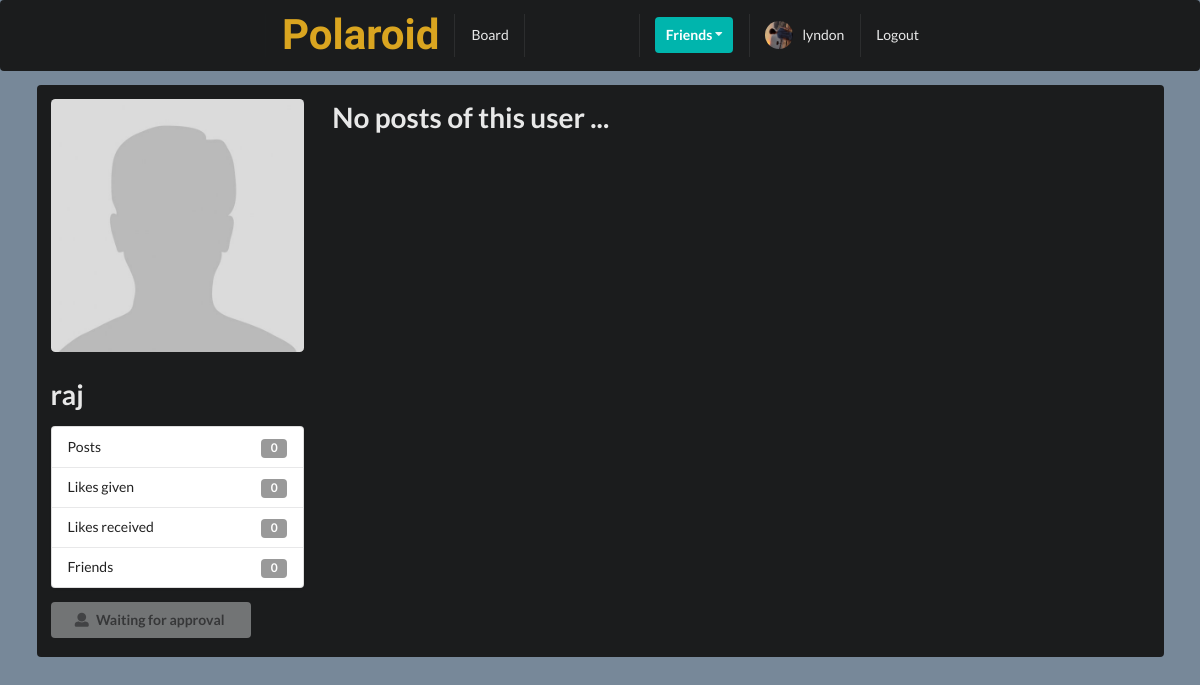
Screenshot of /profiles/raj/ (signed in) with the database file from the repository.
### profiles/models.py (models this page shows, shortened)
class Profile(models.Model):
    first_name = models.CharField(max_length=200, blank=True)
    last_name = models.CharField(max_length=200, blank=True)
    user = models.OneToOneField(User, on_delete=models.CASCADE)
    bio = models.TextField(default="no bio...", max_length=300)
    email = models.EmailField(max_length=200, blank=True)
    country = models.CharField(max_length=200, blank=True)
    avatar = OptimizedImageField(default='avatar.png',optimized_image_output_size=(500, 500),optimized_image_resize_method='thumbnail' ,upload_to='avatars/')
    friends = models.ManyToManyField(User, blank=True, related_name='friends')
    slug = models.SlugField(unique=True, blank=True)
    updated = models.DateTimeField(auto_now=True)
    created = models.DateTimeField(auto_now_add=True)
    objects = ProfileManager()
    def get_friends_no(self):
        return self.friends.all().count()
    def get_posts_no(self):
        return self.posts.all().count()
    def get_all_authors_posts(self):
        return self.posts.all()
    def get_likes_given_no(self):
        likes = self.like_set.all()
        total_liked = 0
        for item in likes:
            if item.value=='Like':
                total_liked += 1
        return total_liked
    def get_likes_recieved_no(self):
        posts = self.posts.all()
        total_liked = 0
        for item in posts:
            total_liked += item.liked.all().count()
        return total_liked
    __initial_first_name = None
    __initial_last_name = None
    def __init__(self, *args, **kwargs):
        super().__init__(*args, **kwargs)
        self.__initial_first_name = self.first_name
        self.__initial_last_name = self.last_name

### profiles/views.py (the view)
# urls.py: path('<slug>/', ProfileDetailView.as_view(), name='profile-detail-view'),
class ProfileDetailView(LoginRequiredMixin, DetailView):
    model = Profile
    template_name = 'profiles/detail.html'
    def get_context_data(self, **kwargs):
        context = super().get_context_data(**kwargs)
        user = User.objects.get(username__iexact=self.request.user)
        profile = Profile.objects.get(user=user)
        rel_r = Relationship.objects.filter(sender=profile)
        rel_s = Relationship.objects.filter(receiver=profile)
        rel_receiver = []
        rel_sender = []
        for item in rel_r:
            rel_receiver.append(item.receiver.user)
        for item in rel_s:
            rel_sender.append(item.sender.user)
        context["rel_receiver"] = rel_receiver
        context["rel_sender"] = rel_sender
        context['posts'] = self.get_object().get_all_authors_posts()
        context['len_posts'] = True if len(self.get_object().get_all_authors_posts()) > 0 else False
        return context

### profiles/context_processors.py (called while the page is built)
def profile_pic(request):
    if request.user.is_authenticated:
        profile_obj = Profile.objects.get(user=request.user)
        pic = profile_obj.avatar
        return {'picture':pic}
    return {}

def invatations_received_no(request):
    if request.user.is_authenticated:
        profile_obj = Profile.objects.get(user=request.user)
        qs_count = Relationship.objects.invatations_received(profile_obj).count()
        return {'invites_num':qs_count}
    return {}

### profiles/models.py (called while the page is built)
    def invatations_received(self, receiver):
        qs = Relationship.objects.filter(receiver=receiver, status='send')
        return qs

### profiles/templates/profiles/detail.html (shortened to what this page needs)
{% extends 'base.html' %}
{% block content %}
<div class="ui inverted segment grid">
    <br>
    <div class="row">
        <div class="four wide column">
            <img class="ui medium rounded image" src={{object.avatar.url}}>
            <h1>{{object.user}}</h1>
            <div class="ui vertical fluid menu">
                <div class="item">
                    Posts
                    <div class="ui label">{{ object.get_posts_no }}</div>
                </div>
                <div class="item">
                    Likes given
                    <div class="ui label">{{ object.get_likes_given_no }}</div>
                </div>
                <div class="item">
                    Likes received
                    <div class="ui label">{{ object.get_likes_recieved_no }}</div>
                </div>
                <div class="item">
                    Friends
                    <div class="ui label">{{ object.get_friends_no }}</div>
                </div>
            </div>
            {% if object.user in rel_receiver and request.user not in object.friends.all %}
                <button class="ui disabled button mb-5 w-big"><i class="user icon"></i>Waiting for approval</button>
            {% endif %}
        </div>
        <div class="twelve wide column">
            {% if len_posts %}
                {% for post in posts %}
                    <div class="segment ui fluid">
                        {{post.content}}
                    </div>
                {% endfor %}
            {% else %}
                <h1>No posts of this user ...</h1>
            {% endif %}
        </div>
    </div>
</div>
{% endblock content %}

### templates/main/navbar.html (shortened to what this page needs)
{% url 'home-view' as path_to_home %}
{% url 'posts:main-post-view' as path_to_posts %}
{% url 'profiles:my-profile-view' as path_to_my_profile %}
<div class="ui inverted segment menu">
  <div class="ui sticky container" style="width: 670px !important; height: 42.6px !important; left: 424.6px;">
    <a href="{{path_to_home}}" class=" item">
        <h3 style="font-family: 'Nanum Brush Script', cursive;font-size:3rem;color: goldenrod;">Polaroid</h3>
    </a>
    {% if request.user.is_authenticated %}
    <a href="{{path_to_posts}}" class="{% if request.path == path_to_posts %}active{% endif %} item">
        Board
    </a>
    {% endif %}
    <div class="right menu">
        {% if request.user.is_authenticated %}
        <div class="item">
            <div class="ui floating dropdown icon button teal"> Friends
                <i class="dropdown icon"></i>
             </div>
        </div>
            <a href="{{path_to_my_profile}}" class="{% if request.path == path_to_my_profile %}active{% endif %} item">
                <img src={{picture.url}} class="ui avatar image">&nbsp;
                 {{ request.user }}
            </a>
            <a href={% url 'logout' %} class="ui item">
                Logout
            </a>
        {% else %}
        <a href={% url 'login' %} class="ui item">
                Login
            </a>
        {% endif %}
    </div>
  </div>
</div>

### static_project/style.css (style rules this page uses)
body { background: lightslategray!important; }
.mb-5 { margin-bottom: 5px !important; }
.w-big { width: 200px !important; }

### rows the page displays
Profile: avatar (placeholder picture), user "raj", get_posts_no "0", get_likes_given_no "0", get_likes_recieved_no "0", get_friends_no "0"

### other values shown
{{ request.user }} "lyndon"
